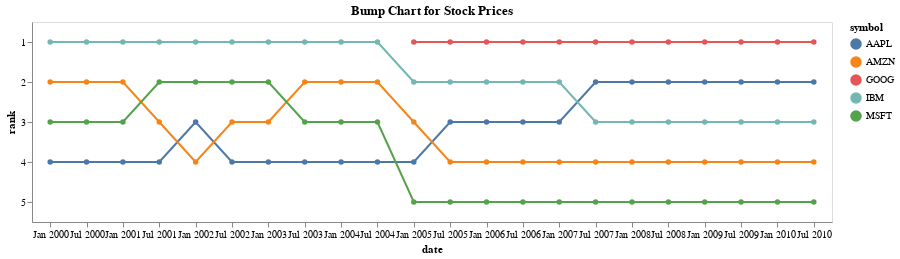

The notebook cell saved with this chart:
### Code cell
import altair as alt
from vega_datasets import data
import pandas as pd

stocks = data.stocks()
source = stocks.groupby([pd.Grouper(key="date", freq="6M"),"symbol"]).mean().reset_index()

alt.Chart(source).mark_line(point = True).encode(
    x = alt.X("date:O", timeUnit="yearmonth", title="date"),
    y="rank:O",
    color=alt.Color("symbol:N")
).transform_window(
    rank="rank()",
    sort=[alt.SortField("price", order="descending")],
    groupby=["date"]
).properties(
    title="Bump Chart for Stock Prices",
    width=800,
    height=200,
)

### Figure 1 — Vega-Lite specification as saved in the notebook (floating-point values rounded to 4 significant figures)
{"config": {"view": {"continuousWidth": 400, "continuousHeight": 300}}, "data": {"name": "data-2d67bb8c5bca6bb3fa2f4195a4c04169"}, "mark": {"type": "line", "point": true}, "encoding": {"color": {"field": "symbol", "type": "nominal"}, "x": {"field": "date", "timeUnit": "yearmonth", "title": "date", "type": "ordinal"}, "y": {"field": "rank", "type": "ordinal"}}, "height": 200, "title": "Bump Chart for Stock Prices", "transform": [{"window": [{"op": "rank", "field": "", "as": "rank"}], "groupby": ["date"], "sort": [{"field": "price", "order": "descending"}]}], "width": 800, "$schema": "https://vega.github.io/schema/vega-lite/v4.17.0.json", "datasets": {"data-2d67bb8c5bca6bb3fa2f4195a4c04169": [{"date": "2000-01-31T00:00:00", "symbol": "AAPL", "price": 25.94}, {"date": "2000-01-31T00:00:00", "symbol": "AMZN", "price": 64.56}, {"date": "2000-01-31T00:00:00", "symbol": "IBM", "price": 100.5}, {"date": "2000-01-31T00:00:00", "symbol": "MSFT", "price": 39.81}, {"date": "2000-07-31T00:00:00", "symbol": "AAPL", "price": 27.7}, {"date": "2000-07-31T00:00:00", "symbol": "AMZN", "price": 50.97}, {"date": "2000-07-31T00:00:00", "symbol": "IBM", "price": 98.92}, {"date": "2000-07-31T00:00:00", "symbol": "MSFT", "price": 32.39}, {"date": "2001-01-31T00:00:00", "symbol": "AAPL", "price": 13.27}, {"date": "2001-01-31T00:00:00", "symbol": "AMZN", "price": 29.02}, {"date": "2001-01-31T00:00:00", "symbol": "IBM", "price": 94.94}, {"date": "2001-01-31T00:00:00", "symbol": "MSFT", "price": 24.46}, {"date": "2001-07-31T00:00:00", "symbol": "AAPL", "price": 10.65}, {"date": "2001-07-31T00:00:00", "symbol": "AMZN", "price": 13.26}, {"date": "2001-07-31T00:00:00", "symbol": "IBM", "price": 96.39}, {"date": "2001-07-31T00:00:00", "symbol": "MSFT", "price": 26.43}, {"date": "2002-01-31T00:00:00", "symbol": "AAPL", "price": 9.962}, {"date": "2002-01-31T00:00:00", "symbol": "AMZN", "price": 9.703}, {"date": "2002-01-31T00:00:00", "symbol": "IBM", "price": 97.01}, {"date": "2002-01-31T00:00:00", "symbol": "MSFT", "price": 24.45}, {"date": "2002-07-31T00:00:00", "symbol": "AAPL", "price": 10.49}, {"date": "2002-07-31T00:00:00", "symbol": "AMZN", "price": 15.67}, {"date": "2002-07-31T00:00:00", "symbol": "IBM", "price": 76.82}, {"date": "2002-07-31T00:00:00", "symbol": "MSFT", "price": 22.0}, {"date": "2003-01-31T00:00:00", "symbol": "AAPL", "price": 7.458}, {"date": "2003-01-31T00:00:00", "symbol": "AMZN", "price": 19.05}, {"date": "2003-01-31T00:00:00", "symbol": "IBM", "price": 69.04}, {"date": "2003-01-31T00:00:00", "symbol": "MSFT", "price": 20.55}, {"date": "2003-07-31T00:00:00", "symbol": "AAPL", "price": 8.457}, {"date": "2003-07-31T00:00:00", "symbol": "AMZN", "price": 31.76}, {"date": "2003-07-31T00:00:00", "symbol": "IBM", "price": 75.06}, {"date": "2003-07-31T00:00:00", "symbol": "MSFT", "price": 20.43}, {"date": "2004-01-31T00:00:00", "symbol": "AAPL", "price": 10.92}, {"date": "2004-01-31T00:00:00", "symbol": "AMZN", "price": 51.03}, {"date": "2004-01-31T00:00:00", "symbol": "IBM", "price": 82.86}, {"date": "2004-01-31T00:00:00", "symbol": "MSFT", "price": 22.01}, {"date": "2004-07-31T00:00:00", "symbol": "AAPL", "price": 14.14}, {"date": "2004-07-31T00:00:00", "symbol": "AMZN", "price": 45.28}, {"date": "2004-07-31T00:00:00", "symbol": "IBM", "price": 82.85}, {"date": "2004-07-31T00:00:00", "symbol": "MSFT", "price": 22.0}, {"date": "2005-01-31T00:00:00", "symbol": "AAPL", "price": 27.83}, {"date": "2005-01-31T00:00:00", "symbol": "AMZN", "price": 40.05}, {"date": "2005-01-31T00:00:00", "symbol": "GOOG", "price": 165.5}, {"date": "2005-01-31T00:00:00", "symbol": "IBM", "price": 84.14}, {"date": "2005-01-31T00:00:00", "symbol": "MSFT", "price": 23.58}, {"date": "2005-07-31T00:00:00", "symbol": "AAPL", "price": 40.3}, {"date": "2005-07-31T00:00:00", "symbol": "AMZN", "price": 35.93}, {"date": "2005-07-31T00:00:00", "symbol": "GOOG", "price": 241.3}, {"date": "2005-07-31T00:00:00", "symbol": "IBM", "price": 76.31}, {"date": "2005-07-31T00:00:00", "symbol": "MSFT", "price": 23.18}, {"date": "2006-01-31T00:00:00", "symbol": "AAPL", "price": 62.22}, {"date": "2006-01-31T00:00:00", "symbol": "AMZN", "price": 44.72}, {"date": "2006-01-31T00:00:00", "symbol": "GOOG", "price": 371.2}, {"date": "2006-01-31T00:00:00", "symbol": "IBM", "price": 76.94}, {"date": "2006-01-31T00:00:00", "symbol": "MSFT", "price": 24.85}, {"date": "2006-07-31T00:00:00", "symbol": "AAPL", "price": 64.43}, {"date": "2006-07-31T00:00:00", "symbol": "AMZN", "price": 34.89}, {"date": "2006-07-31T00:00:00", "symbol": "GOOG", "price": 391.4}, {"date": "2006-07-31T00:00:00", "symbol": "IBM", "price": 74.87}, {"date": "2006-07-31T00:00:00", "symbol": "MSFT", "price": 23.07}, {"date": "2007-01-31T00:00:00", "symbol": "AAPL", "price": 81.36}, {"date": "2007-01-31T00:00:00", "symbol": "AMZN", "price": 36.42}, {"date": "2007-01-31T00:00:00", "symbol": "GOOG", "price": 450.6}, {"date": "2007-01-31T00:00:00", "symbol": "IBM", "price": 85.55}, {"date": "2007-01-31T00:00:00", "symbol": "MSFT", "price": 26.94}, {"date": "2007-07-31T00:00:00", "symbol": "AAPL", "price": 108.7}, {"date": "2007-07-31T00:00:00", "symbol": "AMZN", "price": 59.39}, {"date": "2007-07-31T00:00:00", "symbol": "GOOG", "price": 484.9}, {"date": "2007-07-31T00:00:00", "symbol": "IBM", "price": 96.96}, {"date": "2007-07-31T00:00:00", "symbol": "MSFT", "price": 27.64}, {"date": "2008-01-31T00:00:00", "symbol": "AAPL", "price": 166.3}, {"date": "2008-01-31T00:00:00", "symbol": "AMZN", "price": 87.19}, {"date": "2008-01-31T00:00:00", "symbol": "GOOG", "price": 623.1}, {"date": "2008-01-31T00:00:00", "symbol": "IBM", "price": 107.1}, {"date": "2008-01-31T00:00:00", "symbol": "MSFT", "price": 31.27}, {"date": "2008-07-31T00:00:00", "symbol": "AAPL", "price": 159.6}, {"date": "2008-07-31T00:00:00", "symbol": "AMZN", "price": 74.28}, {"date": "2008-07-31T00:00:00", "symbol": "GOOG", "price": 512.0}, {"date": "2008-07-31T00:00:00", "symbol": "IBM", "price": 116.7}, {"date": "2008-07-31T00:00:00", "symbol": "MSFT", "price": 26.52}, {"date": "2009-01-31T00:00:00", "symbol": "AAPL", "price": 109.8}, {"date": "2009-01-31T00:00:00", "symbol": "AMZN", "price": 60.6}, {"date": "2009-01-31T00:00:00", "symbol": "GOOG", "price": 360.4}, {"date": "2009-01-31T00:00:00", "symbol": "IBM", "price": 95.53}, {"date": "2009-01-31T00:00:00", "symbol": "MSFT", "price": 21.48}, {"date": "2009-07-31T00:00:00", "symbol": "AAPL", "price": 127.0}, {"date": "2009-07-31T00:00:00", "symbol": "AMZN", "price": 77.69}, {"date": "2009-07-31T00:00:00", "symbol": "GOOG", "price": 394.0}, {"date": "2009-07-31T00:00:00", "symbol": "IBM", "price": 101.8}, {"date": "2009-07-31T00:00:00", "symbol": "MSFT", "price": 20.14}, {"date": "2010-01-31T00:00:00", "symbol": "AAPL", "price": 190.8}, {"date": "2010-01-31T00:00:00", "symbol": "AMZN", "price": 114.9}, {"date": "2010-01-31T00:00:00", "symbol": "GOOG", "price": 537.8}, {"date": "2010-01-31T00:00:00", "symbol": "IBM", "price": 122.2}, {"date": "2010-01-31T00:00:00", "symbol": "MSFT", "price": 27.51}, {"date": "2010-07-31T00:00:00", "symbol": "AAPL", "price": 213.8}, {"date": "2010-07-31T00:00:00", "symbol": "AMZN", "price": 123.6}, {"date": "2010-07-31T00:00:00", "symbol": "GOOG", "price": 543.5}, {"date": "2010-07-31T00:00:00", "symbol": "IBM", "price": 126.4}, {"date": "2010-07-31T00:00:00", "symbol": "MSFT", "price": 28.73}]}}
